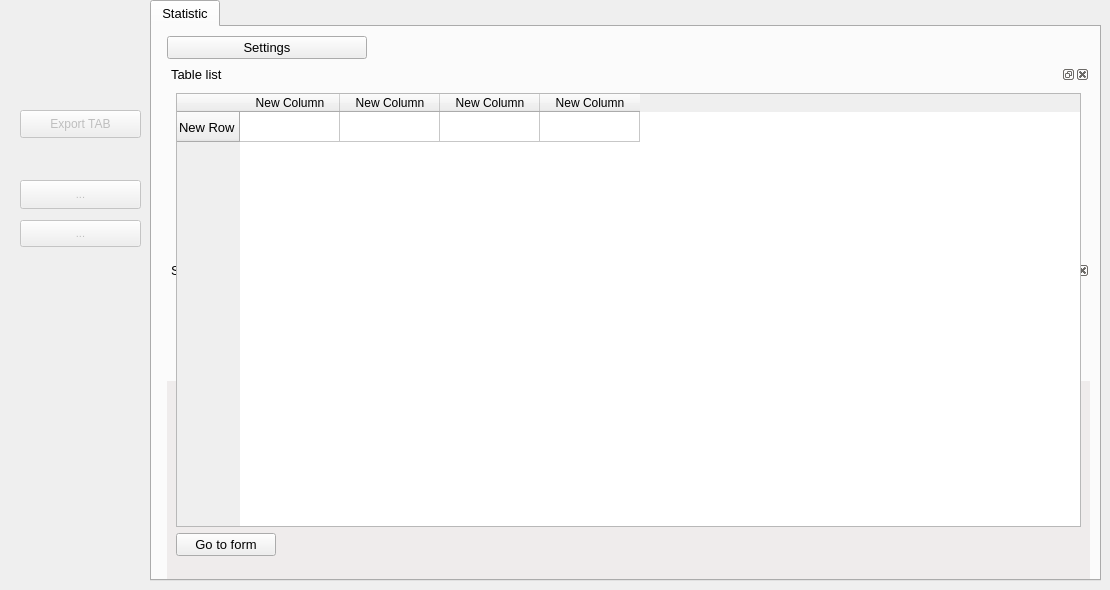
   <widget class="QWidget" name="tabWidgetPage3">
    <attribute name="title">
     <string>Tools</string>
    </attribute>
    <widget class="QPushButton" name="pushButton_exptab">
     <property name="enabled">
      <bool>false</bool>
     </property>
     <property name="geometry">
      <rect>
       <x>20</x>
       <y>110</y>
       <width>121</width>
       <height>28</height>
      </rect>
     </property>
     <property name="text">
      <string notr="true">Export TAB</string>
     </property>
    </widget>
    <widget class="QTabWidget" name="tabWidget_2">
     <property name="geometry">
      <rect>
       <x>150</x>
       <y>0</y>
       <width>951</width>
       <height>581</height>
      </rect>
     </property>
     <property name="font">
      <font>
       <family>MS Shell Dlg 2</family>
       <pointsize>10</pointsize>
       <weight>50</weight>
       <italic>false</italic>
       <bold>false</bold>
      </font>
     </property>
     <property name="currentIndex">
      <number>0</number>
     </property>
     <widget class="QWidget" name="tab_8">
      <attribute name="title">
       <string>Statistic</string>
      </attribute>
      <layout class="QFormLayout" name="formLayout_2">
       <property name="fieldGrowthPolicy">
        <enum>QFormLayout::AllNonFixedFieldsGrow</enum>
       </property>
       <item row="0" column="1">
        <widget class="QPushButton" name="pushButtonQuant">
         <property name="maximumSize">
          <size>
           <width>200</width>
           <height>16777215</height>
          </size>
         </property>
         <property name="text">
          <string>Settings</string>
         </property>
        </widget>
       </item>
       <item row="3" column="1">
        <widget class="Mplwidget" name="widget" native="true">
         <property name="sizePolicy">
          <sizepolicy hsizetype="Expanding" vsizetype="Expanding">
           <horstretch>0</horstretch>
           <verstretch>0</verstretch>
          </sizepolicy>
         </property>
         <property name="minimumSize">
          <size>
           <width>0</width>
           <height>460</height>
          </size>
         </property>
         <property name="styleSheet">
          <string notr="true">background-color: rgb(239, 236, 236);</string>
         </property>
        </widget>
       </item>
       <item row="2" column="1">
        <widget class="QgsDockWidget" name="mDockWidget_export">
         <property name="minimumSize">
          <size>
           <width>343</width>
           <height>114</height>
          </size>
         </property>
         <property name="floating">
          <bool>true</bool>
         </property>
         <property name="windowTitle">
          <string>Shipwreck export pdf</string>
         </property>
         <widget class="QWidget" name="dockWidgetContents_4">
          <layout class="QGridLayout" name="gridLayout_33">
           <item row="0" column="0">
            <widget class="QCheckBox" name="checkBox_e_pottery">
             <property name="text">
              <string>Shipwreck list</string>
             </property>
            </widget>
           </item>
           <item row="0" column="1">
            <widget class="QCheckBox" name="checkBox_e_foto_t">
             <property name="text">
              <string>Photo list with Thumbnail</string>
             </property>
            </widget>
           </item>
           <item row="1" column="0">
            <widget class="QCheckBox" name="checkBox_s_pottery">
             <property name="text">
              <string>Shipwreck form</string>
             </property>
            </widget>
           </item>
           <item row="1" column="1">
            <widget class="QCheckBox" name="checkBox_e_foto">
             <property name="text">
              <string>Photo list without Thumbnail</string>
             </property>
            </widget>
           </item>
           <item row="2" column="0">
            <widget class="QPushButton" name="pushButton_print">
             <property name="minimumSize">
              <size>
               <width>0</width>
               <height>0</height>
              </size>
             </property>
             <property name="maximumSize">
              <size>
               <width>120</width>
               <height>20</height>
              </size>
             </property>
             <property name="text">
              <string>Print</string>
             </property>
             <property name="icon">
              <iconset resource="../../resources/resources.qrc">
               <normaloff>:/icons/pdf-icon.png</normaloff>:/icons/pdf-icon.png</iconset>
             </property>
             <property name="iconSize">
              <size>
               <width>10</width>
               <height>10</height>
              </size>
             </property>
            </widget>
           </item>
          </layout>
         </widget>
        </widget>
       </item>
       <item row="1" column="1">
        <widget class="QgsDockWidget" name="mDockWidget_2">
         <property name="minimumSize">
          <size>
           <width>500</width>
           <height>500</height>
          </size>
         </property>
         <property name="inputMethodHints">
          <set>Qt::ImhDialableCharactersOnly|Qt::ImhEmailCharactersOnly|Qt::ImhLatinOnly|Qt::ImhLowercaseOnly|Qt::ImhUppercaseOnly|Qt::ImhUrlCharactersOnly</set>
         </property>
         <property name="floating">
          <bool>true</bool>
         </property>
         <property name="windowTitle">
          <string>Table list</string>
         </property>
         <widget class="QWidget" name="dockWidgetContents_5">
          <layout class="QGridLayout" name="gridLayout_34">
           <item row="0" column="0">
            <widget class="QTableWidget" name="tableWidget_foto">
             <property name="autoScrollMargin">
              <number>16</number>
             </property>
             <row>
              <property name="text">
               <string>New Row</string>
              </property>
             </row>
             <column>
              <property name="text">
               <string>New Column</string>
              </property>
             </column>
             <column>
              <property name="text">
               <string>New Column</string>
              </property>
             </column>
             <column>
              <property name="text">
               <string>New Column</string>
              </property>
             </column>
             <column>
              <property name="text">
               <string>New Column</string>
              </property>
             </column>
            </widget>
           </item>
           <item row="1" column="0">
            <widget class="QPushButton" name="pushButton_go_to_scheda">
             <property name="maximumSize">
              <size>
               <width>100</width>
               <height>16777215</height>
              </size>
             </property>
             <property name="text">
              <string>Go to form</string>
             </property>
            </widget>
           </item>
          </layout>
         </widget>
        </widget>
       </item>
      </layout>
     </widget>
    </widget>
    <widget class="QPushButton" name="pushButton_showLayer">
     <property name="enabled">
      <bool>false</bool>
     </property>
     <property name="geometry">
      <rect>
       <x>20</x>
       <y>180</y>
       <width>121</width>
       <height>29</height>
      </rect>
     </property>
     <property name="font">
      <font>
       <pointsize>8</pointsize>
      </font>
     </property>
     <property name="toolTip">
      <string>Show Selcted Features</string>
     </property>
     <property name="text">
      <string>...</string>
     </property>
     <property name="icon">
      <iconset>
       <normaloff>:/images/sheet.png</normaloff>:/images/sheet.png</iconset>
     </property>
    </widget>
    <widget class="QToolButton" name="toolButtonPreview">
     <property name="enabled">
      <bool>false</bool>
     </property>
     <property name="geometry">
      <rect>
       <x>20</x>
       <y>220</y>
       <width>121</width>
       <height>27</height>
      </rect>
     </property>
     <property name="font">
      <font>
       <pointsize>8</pointsize>
      </font>
     </property>
     <property name="toolTip">
      <string/>
     </property>
     <property name="text">
      <string>...</string>
     </property>
     <property name="icon">
      <iconset>
       <normaloff>:/images/GIS.png</normaloff>:/images/GIS.png</iconset>
     </property>
     <property name="shortcut">
      <string>Ctrl+G</string>
     </property>
     <property name="checkable">
      <bool>true</bool>
     </property>
     <property name="checked">
      <bool>false</bool>
     </property>
     <property name="toolButtonStyle">
      <enum>Qt::ToolButtonTextOnly</enum>
     </property>
     <property name="arrowType">
      <enum>Qt::NoArrow</enum>
     </property>
    </widget>
   </widget>
